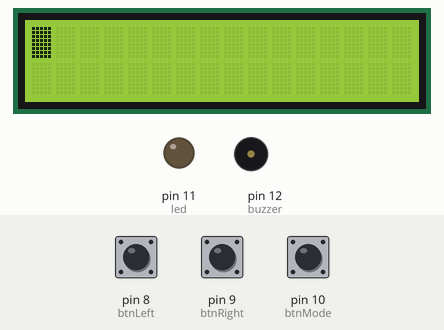
Simulated run of this sketch. Board: Arduino Uno, built with avr-gcc and run on an emulated ATmega328P. Shown: 16×2 character LCD, output pins drawn as LEDs (lit = HIGH), buzzer (waves = sounding, pin HIGH). Dashed ring = blinking. The inputs (shaded band) are chosen by the test bench; at power-on: pin 10 (btnMode) HIGH, pin 8 (btnLeft) HIGH, pin 9 (btnRight) HIGH.

Above: at 1.2 s.
1.3 s: pin 10 (btnMode) pulled LOW for 0.15 s
At 1.4 s:
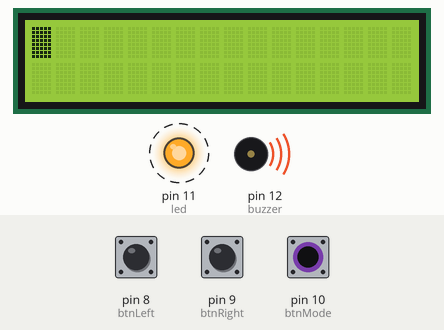
3.6 s: pin 10 (btnMode) pulled LOW for 1 s
At 3.9 s:
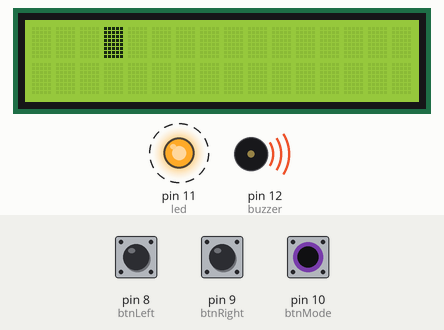
Timing chart, 0 to 6.6 s (numbered marks = the images above; inputs shaded):
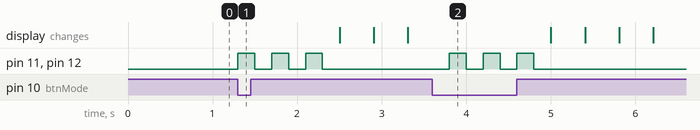

Measured:
- after the input at 1.3 s, pin 11 (led), pin 12 (buzzer): alternates HIGH for 0.20 s and LOW for 0.20 s, 6 changes in all, then stays LOW, starting at once
- after the input at 3.6 s, pin 11 (led), pin 12 (buzzer): alternates HIGH for 0.20 s and LOW for 0.20 s, 6 changes in all, then stays LOW, starting after 0.20 s

The sketch:

mini_project_1.ino
```cpp
#include <LiquidCrystal.h>

// LCD pins: RS=7, E=6, D4=5, D5=4, D6=3, D7=2
LiquidCrystal lcd(7, 6, 5, 4, 3, 2);

// Pin definitions
const int btnLeft = 8;
const int btnRight = 9;
const int btnMode = 10;
const int buzzer = 12;
const int led = 11;

int position = 0;          // Character position
bool autoMode = false;     // Mode flag
int direction = 1;         // For auto movement
unsigned long lastDebounce = 0;
const int debounceDelay = 200;

byte customChar[8] = {
  B11111,
  B11111,
  B11111,
  B11111,
  B11111,
  B11111,
  B11111,
  B11111
};
void setup() {
  lcd.begin(16, 2);             // Initialize 16x2 LCD
  lcd.createChar(0, customChar);
  lcd.setCursor(position, 0);
  lcd.write((byte)0);

  pinMode(btnLeft, INPUT_PULLUP);
  pinMode(btnRight, INPUT_PULLUP);
  pinMode(btnMode, INPUT_PULLUP);
  pinMode(buzzer, OUTPUT);
  pinMode(led, OUTPUT);
}

void loop() {
  if (!autoMode) {
    // Manual Mode
    if (digitalRead(btnLeft) == LOW && millis() - lastDebounce > debounceDelay) {
      moveChar(-1);
      lastDebounce = millis();
    }
    if (digitalRead(btnRight) == LOW && millis() - lastDebounce > debounceDelay) {
      moveChar(1);
      lastDebounce = millis();
    }
  } else {
    // Automatic Mode
    static unsigned long lastMove = 0;
    if (millis() - lastMove > 400) {
      moveChar(direction);
      if (position == 0 || position == 15) direction = -direction;
      lastMove = millis();
    }
  }

  // Mode toggle
  if (digitalRead(btnMode) == LOW && millis() - lastDebounce > debounceDelay) {
    autoMode = !autoMode;
    if (autoMode) enterAutoMode();
    lastDebounce = millis();
  }
}

void moveChar(int dir) {
  lcd.clear();
  position += dir;
  if (position < 0) position = 0;
  if (position > 15) position = 15;
  lcd.setCursor(position, 0);
  lcd.write((byte)0);
}

void enterAutoMode() {
  // 3 beeps and 3 blinks
  for (int i = 0; i < 3; i++) {
    digitalWrite(buzzer, HIGH);
    digitalWrite(led, HIGH);
    delay(200);
    digitalWrite(buzzer, LOW);
    digitalWrite(led, LOW);
    delay(200);
  }
}
```
